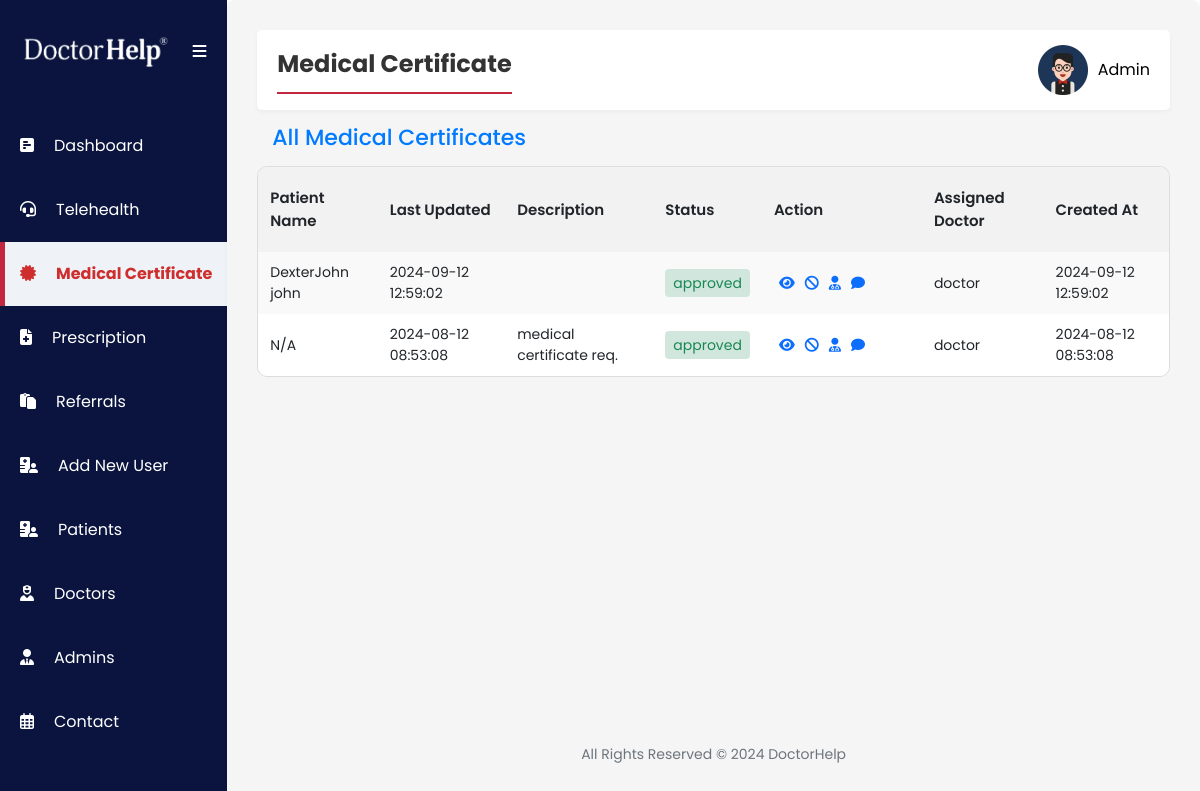
The page /admin/medical_certificate.php (signed in) on the database its author committed.
### tables this page shows
CREATE TABLE `medical_certificate` (
  `id` int(11) NOT NULL,
  `patient_id` int(11) DEFAULT NULL,
  `doctor_id` int(11) DEFAULT NULL,
  `description` text NOT NULL,
  `status` enum('pending','approved','assigned','disapproved') DEFAULT 'pending',
  `from_date` date NOT NULL,
  `to_date` date NOT NULL,
  `prescription` text DEFAULT NULL,
  `signature` varchar(255) NOT NULL,
  `request_date_time` timestamp NOT NULL DEFAULT current_timestamp(),
  `created_date` timestamp NOT NULL DEFAULT current_timestamp(),
  `payment` text DEFAULT NULL,
  `certificate_type` varchar(255) DEFAULT NULL,
  `reason` varchar(255) DEFAULT NULL,
  `illness_description` text DEFAULT NULL,
  `title` text NOT NULL,
  `name` text DEFAULT NULL,
  `gender` text NOT NULL,
  `email` text DEFAULT NULL,
  `phone` text DEFAULT NULL,
  `dob` text DEFAULT NULL,
  `address` text DEFAULT NULL,
  `card_number` int(11) DEFAULT NULL,
  `security_code` int(11) DEFAULT NULL,
  `expiration_date` text DEFAULT NULL,
  `country` text DEFAULT NULL,
  `document_path` varchar(255) NOT NULL,
  `created_date_2` date NOT NULL DEFAULT current_timestamp(),
  `notes` text NOT NULL,
  `disapproval_reason` text DEFAULT NULL
);

CREATE TABLE `doctor` (
  `id` int(11) NOT NULL,
  `email` varchar(255) NOT NULL,
  `username` varchar(50) NOT NULL,
  `doctor_name` text NOT NULL,
  `password` varchar(50) NOT NULL,
  `hpassword` varchar(255) NOT NULL,
  `profile_picture` varchar(255) NOT NULL DEFAULT 'default.png',
  `signature` varchar(255) NOT NULL DEFAULT 'signature.png',
  `aphra` varchar(100) DEFAULT NULL
);

### admin/medical_certificate.php (the view, shortened to what this page needs)
<?php
include '../include/config.php';
$query = "SELECT medical_certificate.id, patient.username as patient_name, medical_certificate.description, medical_certificate.name, medical_certificate.status, medical_certificate.request_date_time, medical_certificate.created_date, medical_certificate.prescription, doctor.username as doctor_name
          FROM medical_certificate
          LEFT JOIN patient ON medical_certificate.patient_id = patient.id
          LEFT JOIN doctor ON medical_certificate.doctor_id = doctor.id
          ORDER BY medical_certificate.created_date DESC";
$result = $conn->query($query);
?>
<?php include("include/sidebar.php"); ?>
<div class="second-section">
    <section>
        <div class="navbar">
            <div class="page-title">
                <span>Medical Certificate</span>
            </div>
            <?php include("include/navbar.php"); ?>
        </div>
        <div class="table-responsive">
            <h2 class="page-header">All Medical Certificates</h2>
            <table>
                <thead>
                    <tr>
                        <th>Patient Name</th>
                        <th class="hide-on-small">Last Updated</th>
                        <th class="hide-on-small">Description</th>
                        <th class="hide-on-small">Status</th>
                        <th class="hide-on-small" style="width:160px;">Action</th>
                        <th class="hide-on-small">Assigned Doctor</th>
                        <th class="hide-on-small">Created At</th>
                    </tr>
                </thead>
                <tbody>
                    <?php
                    if ($result->num_rows > 0) {
                        while ($row = $result->fetch_assoc()) {
                            $id = htmlspecialchars($row['id']);
                            $patient_name = htmlspecialchars($row['name']) ?: 'N/A';
                            $request_date_time = htmlspecialchars($row['request_date_time']);
                            $description = htmlspecialchars($row['description']);
                            $status = htmlspecialchars($row['status']);
                            $doctor_name = htmlspecialchars($row['doctor_name']) ?: 'N/A';
                            $created_date = htmlspecialchars($row['created_date']);
                            $statusClasses = [
                                'pending' => 'text-warning bg-warning-subtle',
                                'assigned' => 'text-primary bg-primary-subtle ',
                                'approved' => 'text-success bg-success-subtle ',
                                'disapproved' => 'text-danger bg-danger-subtle'
                            ];
                            $defaultClass = 'bg-secondary text-white';
                            $statusClass = isset($statusClasses[strtolower($status)]) ? $statusClasses[strtolower($status)] : $defaultClass;
                            echo "<tr>";
                            echo "<td>{$patient_name}</td>";
                            echo "<td class='hide-on-small'>{$request_date_time}</td>";
                            echo "<td class='hide-on-small'>{$description}</td>";
                            echo "<td class='hide-on-small'><span class='px-2 py-1 rounded-1 {$statusClass}'>{$status}</span></td>";
                            echo "<td class='hide-on-small'>";
                            if ($status == 'pending') {
                                echo "<a href='disapprove_certificate.php?id={$id}'><i class='fa-solid fa-ban'></i></a> ";
                                echo "<a href='medical_certificate_view.php?id={$id}'><i class='fa-solid fa-eye'></i></a>";
                            } elseif ($status == 'approved') {
                                echo "<a href='medical_certificate_view.php?id={$id}'><i class='fa-solid fa-eye'></i></a>";
                                echo "<a href='disapprove_certificate.php?id={$id}'><i class='fa-solid fa-ban'></i></a>";
                            } elseif ($status == 'assigned') {
                                echo "<a href='disapprove_certificate.php?id={$id}'><i class='fa-solid fa-ban'></i></a>";
                                echo "<a href='medical_certificate_view.php?id={$id}'><i class='fa-solid fa-eye'></i></a>";
                            } else {
                                echo "<a href='medical_certificate_view.php?id={$id}'><i class='fa-solid fa-eye'></i></a>";
                            }
                            echo "<a href='medical_certificate_assign_doctor.php?id={$id}'><i class='fa-solid fa-user-doctor'></i></a>";
                            echo "<a href='chat.php?certificate_id={$id}'><i class='fa-solid fa-comment'></i></a>";
                            echo "</td>";
                            echo "<td class='hide-on-small'>{$doctor_name}</td>";
                            echo "<td class='hide-on-small'>{$created_date}</td>";
                            echo "</tr>";
                        }
                    } else {
                        echo "<tr><td colspan='8'>No medical certificate requests found.</td></tr>";
                    }
                    ?>
                </tbody>
            </table>
    </section>
    <?php include("include/footer.php"); ?>
</div>
</div>
</body>
</html>

### admin/include/sidebar.php (shortened to what this page needs)
<!DOCTYPE html>
<html lang="en">
<head>
        <link rel="stylesheet" href="https://cdnjs.cloudflare.com/ajax/libs/font-awesome/6.5.2/css/all.min.css">
        <link href="https://cdn.jsdelivr.net/npm/bootstrap@5.3.3/dist/css/bootstrap.min.css" rel="stylesheet"
>
        <link rel="stylesheet" href="assets/styles.css">
</head>
<body>
        <div class="main-section">
                <div class="first-section">
                        <div class="sidebar" id="sidebar">
                                <div class="navbar-toggle" id="sidebar-toggle">
                                        <span><a href="#" id="sidebar-logo-link">
                                                        <img src="../assets/img/Doctor-Help-Logo.webp"
                                                                class="sidebar-logo" alt="DoctorHelp"></a>
                                        </span>
                                        <span><i class="fa-solid fa-bars"></i></span>
                                </div>
                                <div>
                                        <a href="index.php" id="home-link"><i
                                                        class="fa-solid fa-square-poll-horizontal"></i><span
                                                        class="side-bar-link">Dashboard</span></a>
                                        <a href="telehealth.php" id="services-link"><i class="fa-solid fa-headset"></i><span
                                                        class="side-bar-link">Telehealth</a>
                                        <a href="medical_certificate.php" id="services-link"><i
                                                        class="fa-solid fa-certificate"></i></i><span
                                                        class="side-bar-link">Medical Certificate</a>
                                        <a href="prescription.php" id="services-link"><i
                                                        class="fa-solid fa-file-medical"></i><span
                                                        class="side-bar-link">Prescription</span></a>
                                        <a href="referrals.php" id="services-link"><i
                                                        class="fa-solid fa-paste"></i><span
                                                        class="side-bar-link">referrals</span></a>
                                        <a href="add_user.php" id="services-link"><i
                                                        class="fa-solid fa-hospital-user"></i><span
                                                        class="side-bar-link">Add New User</a>
                                        <a href="total_patient.php" id="services-link"><i
                                                        class="fa-solid fa-hospital-user"></i><span
                                                        class="side-bar-link">Patients</a>
                                        <a href="total_doctor.php" id="services-link"><i
                                                        class="fa-solid fa-user-nurse"></i><span
                                                        class="side-bar-link">Doctors</a>
                                        <a href="total_admin.php" id="services-link"><i
                                                        class="fa-solid fa-user-tie"></i><span
                                                        class="side-bar-link">Admins</a>
                                        <a href="contact.php" id="services-link"><i
                                                        class="fa-regular fa-calendar-days"></i><span
                                                        class="side-bar-link">Contact</span></a>
                                </div>
                        </div>
                </div>

### admin/include/navbar.php (shortened to what this page needs)
<?php
$username = $_SESSION['username'];
$sql_query = "SELECT * FROM admin WHERE username='$username'";
$query_result = $conn->query($sql_query);
if ($query_result->num_rows > 0) {
    $user = $query_result->fetch_assoc();
} else {
    echo "User not found.";
    exit();
}
?>
<div class="navbar-title">
    <span onclick="toggleDropdown()">
        <img src="assets/img/<?php
        echo $user['profile_picture'];
        ?>" alt="Profile Picture" class="navbar-img">
        <button class="navbar-profile">
            <?php echo htmlspecialchars($username); ?>
        </button>
    </span>
</div>

### admin/include/footer.php (shortened to what this page needs)
<footer class="footer">
    <div>
        <small>All Rights Reserved © 2024 <a href="">DoctorHelp</a></small>
    </div>
</footer>

### admin/assets/styles.css (style rules this page uses)
:root { --skyblue-bg: #eff3f7; --white-color: #fff; --sidebar-color: #0a143f; --blue-text-icon: linear-gradient( 270deg, #c3263f 0%, #c3263f 25%, #9c2941 75% ); --hover-blue-text-icon: #c3263f; --sidebar-hover: #e0e3ff; --card-header: #e0e3ff; --body-color: #212529; --sidebar-font: #ffffff; --footer-text: #6c757d; --date-time: #0099fb; --date-time-bg: #ccebfe; --mehron: #cf2e2e; --shadow: 0 2px 5px rgba(0, 0, 0, 0.04); }
* { box-sizing: border-box; margin: 0; padding: 0; }
body { font-family: Poppins, Helvetica, sans-serif; overflow-x: hidden; }
.main-section { display: flex; }
.navbar { background-color: var(--white-color); color: var(--body-color); display: flex; justify-content: space-between; align-items: center; padding: 15px 20px; gap: 20px; width: -webkit-fill-available; box-shadow: var(--shadow); border-radius: 5px; }
.navbar-img { width: 50px; }
.page-title { border-bottom: 2px solid var(--hover-blue-text-icon); justify-content: start; padding-bottom: 10px; }
.navbar-title { font-size: 1.5rem; position: relative; display: inline-block; }
.navbar-title span { display: flex; align-items: center; column-gap: 10px; font-size: 20px; cursor: pointer; }
.navbar-title span .navbar-profile { border: none; background-color: transparent; font-size: 16px; text-transform: capitalize; }
.navbar-toggle { cursor: pointer; padding: 20px; display: flex; flex-direction: row; align-items: center; justify-content: space-around; }
.navbar-toggle span { color: var(--white-color); float: right; }
.sidebar { min-height: 100vh; height: 100%; width: max-content; background-color: var(--sidebar-color); transition: width 0.5s; padding: 10px 0px 0px 0; display: flex; flex-direction: column; row-gap: 20px; text-transform: capitalize; }
.sidebar-logo { width: 150px; margin-right: 20px; }
#sidebar-logo-link { padding: 0 !important; transition: none; border-left: none !important; }
.sidebar a { padding: 20px 15px; text-decoration: none; font-size: 16px; color: var(--sidebar-font); display: block; transition: 0.3s; border-left: 5px solid transparent; text-wrap: nowrap; }
.sidebar a i { margin-right: 20px; }
.sidebar a.active { font-weight: bold; color: var(--mehron); background-color: var(--skyblue-bg); border-left: 5px solid var(--hover-blue-text-icon); }
table { width: 100%; border-collapse: separate; border-spacing: 0; border: 1px solid #ddd; border-radius: 10px; overflow: hidden; text-align: left; }
tbody a { padding: 0 5px; }
th { font-size: 15px; font-weight: 600; padding: 20px 12px; }
td { font-size: 14px; padding: 10px 12px; }
thead { background-color: #f2f2f2; border-bottom: 1px solid #ddd; }
tbody tr { border-top: 1px solid #ddd; }
tbody tr:nth-child(odd) { background-color: #f9f9f9; }
tbody tr:nth-child(even) { background-color: #ffffff; }
.footer { display: flex; justify-content: center; align-items: center; color: var(--footer-text); margin-top: 20px; }
.footer a { color: var(--footer-text); text-decoration: none; color: var(--blue-text-icon); }
::placeholder { color: #777777; text-transform: capitalize; }
.second-section { padding: 30px; width: 100%; background-color: #f5f5f5; border-radius: 8px; box-shadow: var(--shadow); display: flex; flex-direction: column; justify-content: space-between; }
.page-title span { font-size: 24px; font-weight: bold; color: #333; }
h2.page-header { margin: 15px; font-size: 22px; color: #007bff; }

### admin/assets/responsive.css (style rules this page uses)
@media (max-width: 1325px) { .sidebar a { padding: 15px; font-size: 16px; border-left: 3px solid transparent; } }
@media (max-width: 1325px) { .sidebar a i { margin-right: 25px; } }
@media (max-width: 1325px) { .navbar-toggle { padding: 15px; } }

### rows shown on the page
medical_certificate: name "DexterJohn john", request_date_time "2024-09-12 12:59:02", status "approved", doctor.username "doctor", created_date "2024-09-12 12:59:02"
medical_certificate: name "N/A", request_date_time "2024-08-12 08:53:08", description "medical certificate req.", status "approved", doctor.username "doctor", created_date "2024-08-12 08:53:08"

### other values the page prints
$username "Admin"
